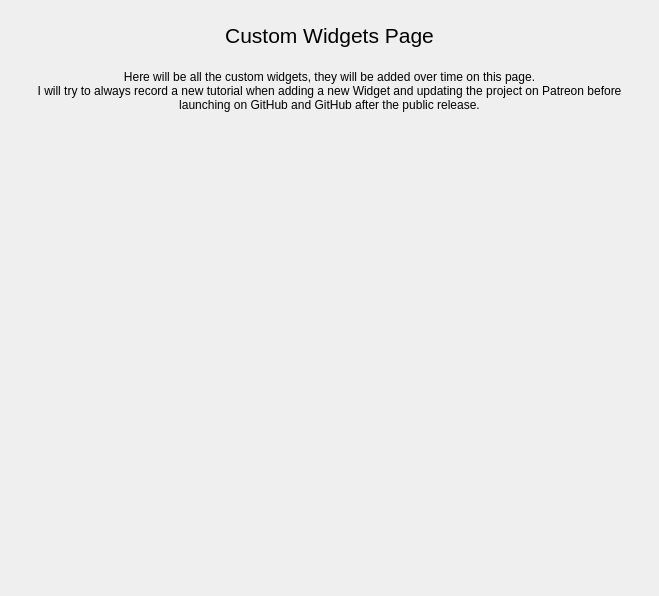
<?xml version="1.0" encoding="UTF-8"?>
<ui version="4.0">
 <class>MainPages</class>
 <widget class="QWidget" name="MainPages">
  <property name="geometry">
   <rect>
    <x>0</x>
    <y>0</y>
    <width>659</width>
    <height>596</height>
   </rect>
  </property>
  <property name="windowTitle">
   <string>Form</string>
  </property>
  <layout class="QVBoxLayout" name="verticalLayout_2">
   <property name="leftMargin">
    <number>5</number>
   </property>
   <property name="topMargin">
    <number>5</number>
   </property>
   <property name="rightMargin">
    <number>5</number>
   </property>
   <property name="bottomMargin">
    <number>5</number>
   </property>
   <item>
    <widget class="QStackedWidget" name="pages">
     <property name="currentIndex">
      <number>4</number>
     </property>
     <widget class="QWidget" name="page_1">
      <property name="maximumSize">
       <size>
        <width>300</width>
        <height>150</height>
       </size>
      </property>
      <layout class="QVBoxLayout" name="verticalLayout_7">
       <item>
        <widget class="QFrame" name="welcome_base">
         <property name="minimumSize">
          <size>
           <width>300</width>
           <height>150</height>
          </size>
         </property>
         <property name="maximumSize">
          <size>
           <width>300</width>
           <height>150</height>
          </size>
         </property>
         <property name="font">
          <font>
           <pointsize>14</pointsize>
          </font>
         </property>
         <property name="frameShape">
          <enum>QFrame::NoFrame</enum>
         </property>
         <property name="frameShadow">
          <enum>QFrame::Raised</enum>
         </property>
         <layout class="QVBoxLayout" name="center_page_layout">
          <property name="spacing">
           <number>10</number>
          </property>
          <property name="leftMargin">
           <number>0</number>
          </property>
          <property name="topMargin">
           <number>0</number>
          </property>
          <property name="rightMargin">
           <number>0</number>
          </property>
          <property name="bottomMargin">
           <number>0</number>
          </property>
          <item>
           <widget class="QFrame" name="logo">
            <property name="minimumSize">
             <size>
              <width>300</width>
              <height>120</height>
             </size>
            </property>
            <property name="maximumSize">
             <size>
              <width>300</width>
              <height>120</height>
             </size>
            </property>
            <property name="font">
             <font>
              <pointsize>14</pointsize>
             </font>
            </property>
            <property name="frameShape">
             <enum>QFrame::NoFrame</enum>
            </property>
            <property name="frameShadow">
             <enum>QFrame::Raised</enum>
            </property>
            <layout class="QVBoxLayout" name="logo_layout">
             <property name="spacing">
              <number>10</number>
             </property>
             <property name="leftMargin">
              <number>0</number>
             </property>
             <property name="topMargin">
              <number>0</number>
             </property>
             <property name="rightMargin">
              <number>0</number>
             </property>
             <property name="bottomMargin">
              <number>0</number>
             </property>
            </layout>
           </widget>
          </item>
          <item>
           <widget class="QLabel" name="label_3">
            <property name="text">
             <string>Metrics Tracker</string>
            </property>
           </widget>
          </item>
         </layout>
        </widget>
       </item>
      </layout>
     </widget>
     <widget class="QWidget" name="page_2">
      <layout class="QGridLayout" name="gridLayout">
       <item row="2" column="0" colspan="2">
        <widget class="QTableView" name="tableView_3"/>
       </item>
       <item row="0" column="1">
        <widget class="QLabel" name="server_sync_notice">
         <property name="text">
          <string>Current as of: </string>
         </property>
        </widget>
       </item>
       <item row="1" column="0">
        <widget class="QCalendarWidget" name="calendarWidget"/>
       </item>
       <item row="1" column="1">
        <widget class="QTableView" name="tableView_2"/>
       </item>
       <item row="0" column="0">
        <widget class="QLabel" name="site_id_label">
         <property name="text">
          <string>f&quot;{p}&quot;</string>
         </property>
        </widget>
       </item>
      </layout>
     </widget>
     <widget class="QWidget" name="page_3">
      <layout class="QGridLayout" name="gridLayout_3">
       <item row="0" column="1">
        <widget class="QLabel" name="label">
         <property name="text">
          <string>TextLabel</string>
         </property>
        </widget>
       </item>
       <item row="0" column="0">
        <widget class="QLabel" name="label_2">
         <property name="text">
          <string>TextLabel</string>
         </property>
        </widget>
       </item>
       <item row="1" column="0" colspan="2">
        <widget class="QTableView" name="all_flights"/>
       </item>
      </layout>
     </widget>
     <widget class="QWidget" name="page_4">
      <layout class="QGridLayout" name="gridLayout_4">
       <item row="1" column="0">
        <widget class="QTableView" name="tableView"/>
       </item>
       <item row="1" column="1">
        <widget class="QTableView" name="tableView_4"/>
       </item>
       <item row="0" column="0">
        <widget class="QLabel" name="name">
         <property name="text">
          <string>Name:</string>
         </property>
        </widget>
       </item>
       <item row="0" column="1">
        <widget class="QLabel" name="server_update">
         <property name="text">
          <string>Last Sync</string>
         </property>
        </widget>
       </item>
      </layout>
     </widget>
     <widget class="QWidget" name="page_5">
      <layout class="QVBoxLayout" name="page_2_layout">
       <property name="spacing">
        <number>5</number>
       </property>
       <property name="leftMargin">
        <number>5</number>
       </property>
       <property name="topMargin">
        <number>5</number>
       </property>
       <property name="rightMargin">
        <number>5</number>
       </property>
       <property name="bottomMargin">
        <number>5</number>
       </property>
       <item>
        <widget class="QScrollArea" name="scroll_area">
         <property name="styleSheet">
          <string notr="true">background: transparent;</string>
         </property>
         <property name="frameShape">
          <enum>QFrame::NoFrame</enum>
         </property>
         <property name="verticalScrollBarPolicy">
          <enum>Qt::ScrollBarAlwaysOff</enum>
         </property>
         <property name="horizontalScrollBarPolicy">
          <enum>Qt::ScrollBarAlwaysOff</enum>
         </property>
         <property name="widgetResizable">
          <bool>true</bool>
         </property>
         <widget class="QWidget" name="contents">
          <property name="geometry">
           <rect>
            <x>0</x>
            <y>0</y>
            <width>639</width>
            <height>576</height>
           </rect>
          </property>
          <property name="styleSheet">
           <string notr="true">background: transparent;</string>
          </property>
          <layout class="QVBoxLayout" name="verticalLayout">
           <property name="spacing">
            <number>15</number>
           </property>
           <property name="leftMargin">
            <number>5</number>
           </property>
           <property name="topMargin">
            <number>5</number>
           </property>
           <property name="rightMargin">
            <number>5</number>
           </property>
           <property name="bottomMargin">
            <number>5</number>
           </property>
           <item>
            <widget class="QLabel" name="title_label">
             <property name="maximumSize">
              <size>
               <width>16777215</width>
               <height>40</height>
              </size>
             </property>
             <property name="font">
              <font>
               <pointsize>16</pointsize>
              </font>
             </property>
             <property name="styleSheet">
              <string notr="true">font-size: 16pt</string>
             </property>
             <property name="text">
              <string>Custom Widgets Page</string>
             </property>
             <property name="alignment">
              <set>Qt::AlignCenter</set>
             </property>
            </widget>
           </item>
           <item>
            <widget class="QLabel" name="description_label">
             <property name="text">
              <string>Here will be all the custom widgets, they will be added over time on this page.
I will try to always record a new tutorial when adding a new Widget and updating the project on Patreon before launching on GitHub and GitHub after the public release.</string>
             </property>
             <property name="alignment">
              <set>Qt::AlignHCenter|Qt::AlignTop</set>
             </property>
             <property name="wordWrap">
              <bool>true</bool>
             </property>
            </widget>
           </item>
           <item>
            <layout class="QHBoxLayout" name="row_1_layout"/>
           </item>
           <item>
            <layout class="QHBoxLayout" name="row_2_layout"/>
           </item>
           <item>
            <layout class="QHBoxLayout" name="row_3_layout"/>
           </item>
           <item>
            <layout class="QVBoxLayout" name="row_4_layout"/>
           </item>
           <item>
            <layout class="QVBoxLayout" name="row_5_layout"/>
           </item>
          </layout>
         </widget>
        </widget>
       </item>
      </layout>
     </widget>
    </widget>
   </item>
  </layout>
 </widget>
 <resources/>
 <connections/>
</ui>
